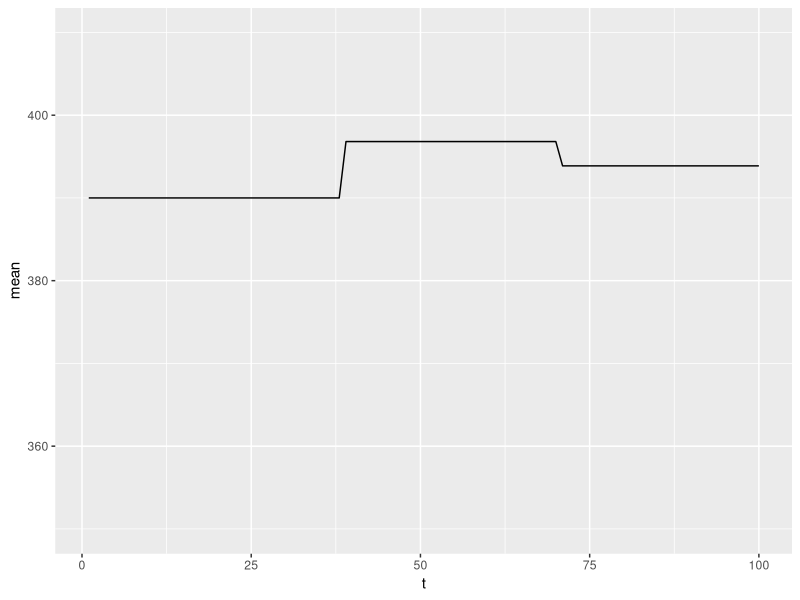
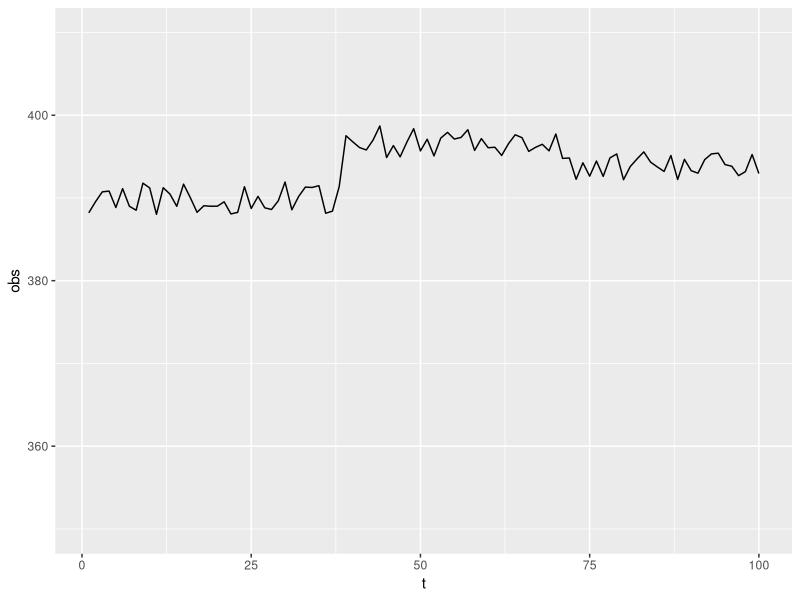

Here is the R script that generated these plots, in order:
library(dplyr, warn.conflicts = FALSE)
library(ggplot2)

# Source: Dave Childers 1/23/20, 11:16 AM
# set the random seed for reproducibility
set.seed(999)
d <- tibble(
  # 'time' access -- can use a date sequence instead
  t = 1:100,
  # each observation has a 2% chance of being a jump
  # this is a parameter that can be varied
  is_jump = runif(100) < 0.02,
  # jumps are chosen from uniform distribution b/w -10 and 10
  jump_value = runif(n = 100, min = -10, max = 10),
  jump = ifelse(is_jump, jump_value, 0),
  # this is the 'mean' function w/o the noise
  mean = 390 + cumsum(jump) ,
  # add in some random noise
  noise = runif(n = 100, min = -2, max = 2),
  # this is the distribution
  obs = mean + noise
) %>% 
  select(t, mean, obs) %>%
  print

# plot the mean function, shows the jumps
ggplot(d, aes(x = t, y = mean)) +
  geom_line() +
  scale_y_continuous(limits = c(350, 410))

# plot the simulated series
ggplot(d, aes(x = t, y = obs)) +
  geom_line() +
  scale_y_continuous(limits = c(350, 410))
